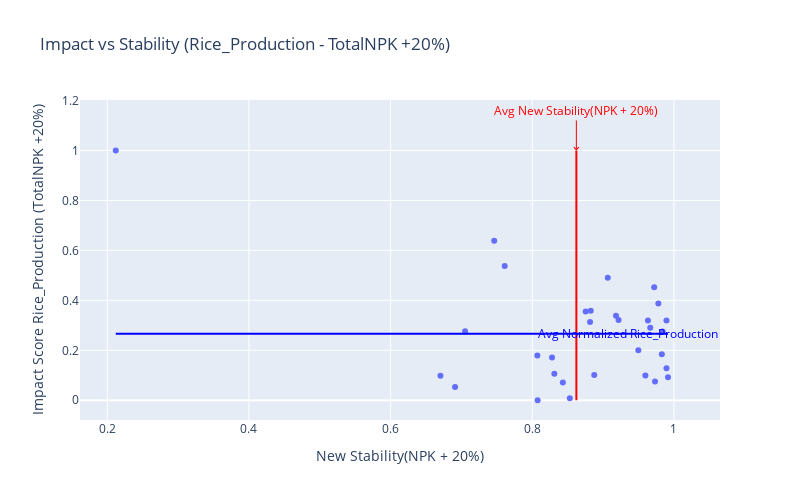
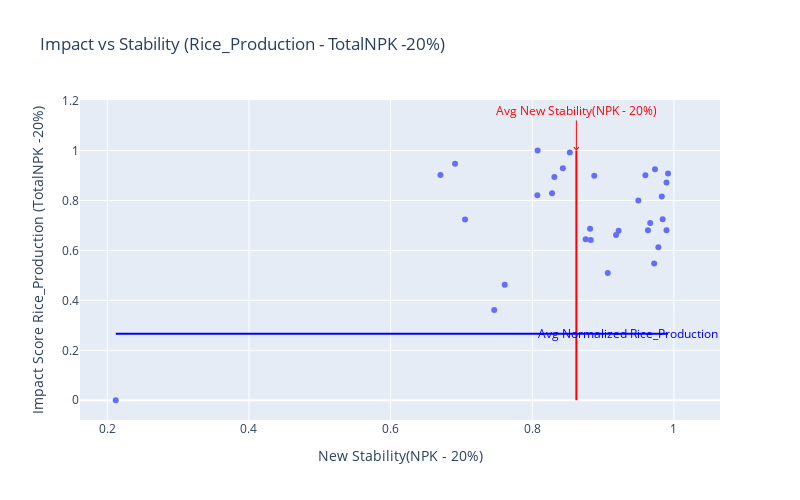

Notebook source saved alongside these figures, in order:
### Code cell
base_Column = "TotalNPK"
CapabilityVector = "Rice_Production"
adjacency_file = 'Karnataka_District_Adjacency_File - Copy.xlsx'
change_percentage = 20
inter = [10,20]
dim = 1

# Call the function and get the handles for the two plots
new_data_1 = calc_and_vis_impact_stability_1D(G, existing_data.copy(), adjacency_file, base_Column, CapabilityVector, change_percentage, dim)

# Display the resulting DataFrame
new_data_1.head()

### Figure 1 — Plotly figure (JSON) as saved in the notebook; plotly's stock layout.template omitted (floating-point values rounded to 4 significant figures)
{"data": [{"hoverinfo": "text+name", "hoverlabel": {"bgcolor": "grey", "font": {"color": "white"}}, "hovertemplate": "New Stability(NPK + 20%)=%{x}<br>Impact Score Rice_Production (TotalNPK +20%)=%{y}<extra></extra>", "hovertext": ["District: BENGALURU<br>Impact (Rice_Production): 0.09872069211476962 <br>Stability (TotalNPK +20%): 0.9597167575527484", "District: BENGALURU(R)<br>Impact (Rice_Production): 0.07541819102183565 <br>Stability (TotalNPK +20%): 0.9733301120544856", "District: RAMANAGARA<br>Impact (Rice_Production): 0.007616023561353907 <br>Stability (TotalNPK +20%): 0.853065967188974", "District: CHITRADURGA<br>Impact (Rice_Production): 0.17104990681300458 <br>Stability (TotalNPK +20%): 0.8279330894365062", "District: DAVANAGERE<br>Impact (Rice_Production): 0.5378155127585643 <br>Stability (TotalNPK +20%): 0.7611095771688028", "District: KOLAR<br>Impact (Rice_Production): 0.09227813441936454 <br>Stability (TotalNPK +20%): 0.9916476841305999", "District: CHIKKABALLAPURA<br>Impact (Rice_Production): 0.12775246772968868 <br>Stability (TotalNPK +20%): 0.9895039997545693", "District: SHIVAMOGGA<br>Impact (Rice_Production): 0.2902659855962816 <br>Stability (TotalNPK +20%): 0.9665527714502657", "District: TUMAKURU<br>Impact (Rice_Production): 0.18407307701157355 <br>Stability (TotalNPK +20%): 0.9829173610494796", "District: CHIKKAMAGALURU<br>Impact (Rice_Production): 0.3550021858677889 <br>Stability (TotalNPK +20%): 0.8754310103968419", "District: DAKSHINA KANNADA<br>Impact (Rice_Production): 0.07155840868824934 <br>Stability (TotalNPK +20%): 0.8431970617335083", "District: UDUPI<br>Impact (Rice_Production): 0.0 <br>Stability (TotalNPK +20%): 0.8076091208209659", "District: HASSAN<br>Impact (Rice_Production): 0.3582694829847448 <br>Stability (TotalNPK +20%): 0.8825882208570136", "District: KODAGU<br>Impact (Rice_Production): 0.20017371896642966 <br>Stability (TotalNPK +20%): 0.949778728822009", "District: MANDYA<br>Impact (Rice_Production): 0.31298175375624077 <br>Stability (TotalNPK +20%): 0.8815926922988427", "District: MYSURU<br>Impact (Rice_Production): 0.321357078760268 <br>Stability (TotalNPK +20%): 0.9218883021559559", "District: CHAMARAJANAGAR<br>Impact (Rice_Production): 0.10155656795747912 <br>Stability (TotalNPK +20%): 0.8875716159315248", "District: BELAGAVI<br>Impact (Rice_Production): 1.0 <br>Stability (TotalNPK +20%): 0.21200271507788593", "District: VIJAYAPURA<br>Impact (Rice_Production): 0.27656979820988903 <br>Stability (TotalNPK +20%): 0.7051528956995927", "District: BAGALKOT<br>Impact (Rice_Production): 0.45249764156370004 <br>Stability (TotalNPK +20%): 0.9721278847702537", "District: DHARAWAD<br>Impact (Rice_Production): 0.17966107544695248 <br>Stability (TotalNPK +20%): 0.8072050228940889", "District: GADAG<br>Impact (Rice_Production): 0.09854812360507116 <br>Stability (TotalNPK +20%): 0.6703883941924944", "District: HAVERI<br>Impact (Rice_Production): 0.33853915004256674 <br>Stability (TotalNPK +20%): 0.918278127845326", "District: UTTARA KANNADA<br>Impact (Rice_Production): 0.05273693656381588 <br>Stability (TotalNPK +20%): 0.6910436943466556", "District: BALLARI<br>Impact (Rice_Production): 0.3193495317641108 <br>Stability (TotalNPK +20%): 0.9633456267852624", "District: BIDAR<br>Impact (Rice_Production): 0.106474770483882 <br>Stability (TotalNPK +20%): 0.8312222452313569", "District: KALABURAGI<br>Impact (Rice_Production): 0.27525252525252497 <br>Stability (TotalNPK +20%): 0.9841275319635229", "District: YADGIRI<br>Impact (Rice_Production): 0.4903304111732358 <br>Stability (TotalNPK +20%): 0.9066116748349096", "District: RAICHUR<br>Impact (Rice_Production): 0.6390039345620215 <br>Stability (TotalNPK +20%): 0.7462909274982166", "District: KOPPAL<br>Impact (Rice_Production): 0.3877269275902529 <br>Stability (TotalNPK +20%): 0.9780216746048181", "District: Vijayanagara<br>Impact (Rice_Production): 0.31934377948045406 <br>Stability (TotalNPK +20%): 0.9894944126151415"], "legendgroup": "", "marker": {"color": "#636efa", "symbol": "circle"}, "mode": "markers", "name": "", "orientation": "v", "showlegend": false, "type": "scatter", "x": [0.9597, 0.9733, 0.8531, 0.8279, 0.7611, 0.9916, 0.9895, 0.9666, 0.9829, 0.8754, 0.8432, 0.8076, 0.8826, 0.9498, 0.8816, 0.9219, 0.8876, 0.212, 0.7052, 0.9721, 0.8072, 0.6704, 0.9183, 0.691, 0.9633, 0.8312, 0.9841, 0.9066, 0.7463, 0.978, 0.9895], "xaxis": "x", "y": [0.09872, 0.07542, 0.007616, 0.171, 0.5378, 0.09228, 0.1278, 0.2903, 0.1841, 0.355, 0.07156, 0, 0.3583, 0.2002, 0.313, 0.3214, 0.1016, 1, 0.2766, 0.4525, 0.1797, 0.09855, 0.3385, 0.05274, 0.3193, 0.1065, 0.2753, 0.4903, 0.639, 0.3877, 0.3193], "yaxis": "y"}], "layout": {"annotations": [{"arrowcolor": "red", "arrowhead": 4, "ax": 0, "ay": -40, "font": {"color": "red"}, "showarrow": true, "text": "Avg New Stability(NPK + 20%)", "x": 0.8623, "y": 1}, {"arrowcolor": "blue", "arrowhead": 4, "ax": -40, "ay": 0, "font": {"color": "blue"}, "showarrow": true, "text": "Avg Normalized Rice_Production", "x": 0.9916, "y": 0.2659}], "height": 500, "legend": {"tracegroupgap": 0}, "shapes": [{"line": {"color": "red", "width": 2}, "type": "line", "x0": 0.8623, "x1": 0.8623, "y0": 0, "y1": 1}, {"line": {"color": "blue", "width": 2}, "type": "line", "x0": 0.212, "x1": 0.9916, "y0": 0.2659, "y1": 0.2659}], "title": {"text": "Impact vs Stability (Rice_Production - TotalNPK +20%)"}, "width": 800, "xaxis": {"anchor": "y", "domain": [0, 1], "title": {"text": "New Stability(NPK + 20%)"}}, "yaxis": {"anchor": "x", "domain": [0, 1], "title": {"text": "Impact Score Rice_Production (TotalNPK +20%)"}}}}

### Figure 2 — Plotly figure (JSON) as saved in the notebook; plotly's stock layout.template omitted (floating-point values rounded to 4 significant figures)
{"data": [{"hoverinfo": "text+name", "hovertemplate": "New Stability(NPK - 20%)=%{x}<br>Impact Score Rice_Production (TotalNPK -20%)=%{y}<extra></extra>", "hovertext": ["District: BENGALURU<br>Impact (Rice_Production): 0.9012793078852303 <br>Stability (TotalNPK -20%): 0.9597167575527484", "District: BENGALURU(R)<br>Impact (Rice_Production): 0.9245818089781642 <br>Stability (TotalNPK -20%): 0.9733301120544856", "District: RAMANAGARA<br>Impact (Rice_Production): 0.9923839764386461 <br>Stability (TotalNPK -20%): 0.853065967188974", "District: CHITRADURGA<br>Impact (Rice_Production): 0.8289500931869951 <br>Stability (TotalNPK -20%): 0.8279330894365062", "District: DAVANAGERE<br>Impact (Rice_Production): 0.4621844872414351 <br>Stability (TotalNPK -20%): 0.7611095771688026", "District: KOLAR<br>Impact (Rice_Production): 0.9077218655806355 <br>Stability (TotalNPK -20%): 0.9916476841305999", "District: CHIKKABALLAPURA<br>Impact (Rice_Production): 0.8722475322703112 <br>Stability (TotalNPK -20%): 0.9895039997545693", "District: SHIVAMOGGA<br>Impact (Rice_Production): 0.7097340144037182 <br>Stability (TotalNPK -20%): 0.9665527714502657", "District: TUMAKURU<br>Impact (Rice_Production): 0.8159269229884263 <br>Stability (TotalNPK -20%): 0.9829173610494795", "District: CHIKKAMAGALURU<br>Impact (Rice_Production): 0.6449978141322105 <br>Stability (TotalNPK -20%): 0.8754310103968418", "District: DAKSHINA KANNADA<br>Impact (Rice_Production): 0.9284415913117506 <br>Stability (TotalNPK -20%): 0.8431970617335082", "District: UDUPI<br>Impact (Rice_Production): 1.0 <br>Stability (TotalNPK -20%): 0.8076091208209659", "District: HASSAN<br>Impact (Rice_Production): 0.641730517015255 <br>Stability (TotalNPK -20%): 0.8825882208570136", "District: KODAGU<br>Impact (Rice_Production): 0.7998262810335702 <br>Stability (TotalNPK -20%): 0.949778728822009", "District: MANDYA<br>Impact (Rice_Production): 0.6870182462437588 <br>Stability (TotalNPK -20%): 0.8815926922988427", "District: MYSURU<br>Impact (Rice_Production): 0.6786429212397322 <br>Stability (TotalNPK -20%): 0.9218883021559559", "District: CHAMARAJANAGAR<br>Impact (Rice_Production): 0.8984434320425209 <br>Stability (TotalNPK -20%): 0.8875716159315248", "District: BELAGAVI<br>Impact (Rice_Production): 0.0 <br>Stability (TotalNPK -20%): 0.21200271507788615", "District: VIJAYAPURA<br>Impact (Rice_Production): 0.7234302017901106 <br>Stability (TotalNPK -20%): 0.7051528956995928", "District: BAGALKOT<br>Impact (Rice_Production): 0.5475023584362992 <br>Stability (TotalNPK -20%): 0.9721278847702539", "District: DHARAWAD<br>Impact (Rice_Production): 0.8203389245530476 <br>Stability (TotalNPK -20%): 0.807205022894089", "District: GADAG<br>Impact (Rice_Production): 0.9014518763949286 <br>Stability (TotalNPK -20%): 0.6703883941924944", "District: HAVERI<br>Impact (Rice_Production): 0.661460849957433 <br>Stability (TotalNPK -20%): 0.918278127845326", "District: UTTARA KANNADA<br>Impact (Rice_Production): 0.9472630634361842 <br>Stability (TotalNPK -20%): 0.6910436943466556", "District: BALLARI<br>Impact (Rice_Production): 0.6806504682358896 <br>Stability (TotalNPK -20%): 0.9633456267852623", "District: BIDAR<br>Impact (Rice_Production): 0.8935252295161178 <br>Stability (TotalNPK -20%): 0.8312222452313569", "District: KALABURAGI<br>Impact (Rice_Production): 0.7247474747474747 <br>Stability (TotalNPK -20%): 0.9841275319635228", "District: YADGIRI<br>Impact (Rice_Production): 0.5096695888267644 <br>Stability (TotalNPK -20%): 0.9066116748349095", "District: RAICHUR<br>Impact (Rice_Production): 0.3609960654379787 <br>Stability (TotalNPK -20%): 0.7462909274982169", "District: KOPPAL<br>Impact (Rice_Production): 0.6122730724097465 <br>Stability (TotalNPK -20%): 0.978021674604818", "District: Vijayanagara<br>Impact (Rice_Production): 0.6806562205195463 <br>Stability (TotalNPK -20%): 0.9894944126151415"], "legendgroup": "", "marker": {"color": "#636efa", "symbol": "circle"}, "mode": "markers", "name": "", "orientation": "v", "showlegend": false, "type": "scatter", "x": [0.9597, 0.9733, 0.8531, 0.8279, 0.7611, 0.9916, 0.9895, 0.9666, 0.9829, 0.8754, 0.8432, 0.8076, 0.8826, 0.9498, 0.8816, 0.9219, 0.8876, 0.212, 0.7052, 0.9721, 0.8072, 0.6704, 0.9183, 0.691, 0.9633, 0.8312, 0.9841, 0.9066, 0.7463, 0.978, 0.9895], "xaxis": "x", "y": [0.9013, 0.9246, 0.9924, 0.829, 0.4622, 0.9077, 0.8722, 0.7097, 0.8159, 0.645, 0.9284, 1, 0.6417, 0.7998, 0.687, 0.6786, 0.8984, 0, 0.7234, 0.5475, 0.8203, 0.9015, 0.6615, 0.9473, 0.6807, 0.8935, 0.7247, 0.5097, 0.361, 0.6123, 0.6807], "yaxis": "y"}], "layout": {"annotations": [{"arrowcolor": "red", "arrowhead": 4, "ax": 0, "ay": -40, "font": {"color": "red"}, "showarrow": true, "text": "Avg New Stability(NPK - 20%)", "x": 0.8623, "y": 1}, {"arrowcolor": "blue", "arrowhead": 4, "ax": -40, "ay": 0, "font": {"color": "blue"}, "showarrow": true, "text": "Avg Normalized Rice_Production", "x": 0.9916, "y": 0.2659}], "height": 500, "legend": {"tracegroupgap": 0}, "shapes": [{"line": {"color": "red", "width": 2}, "type": "line", "x0": 0.8623, "x1": 0.8623, "y0": 0, "y1": 1}, {"line": {"color": "blue", "width": 2}, "type": "line", "x0": 0.212, "x1": 0.9916, "y0": 0.2659, "y1": 0.2659}], "title": {"text": "Impact vs Stability (Rice_Production - TotalNPK -20%)"}, "width": 800, "xaxis": {"anchor": "y", "domain": [0, 1], "title": {"text": "New Stability(NPK - 20%)"}}, "yaxis": {"anchor": "x", "domain": [0, 1], "title": {"text": "Impact Score Rice_Production (TotalNPK -20%)"}}}}
